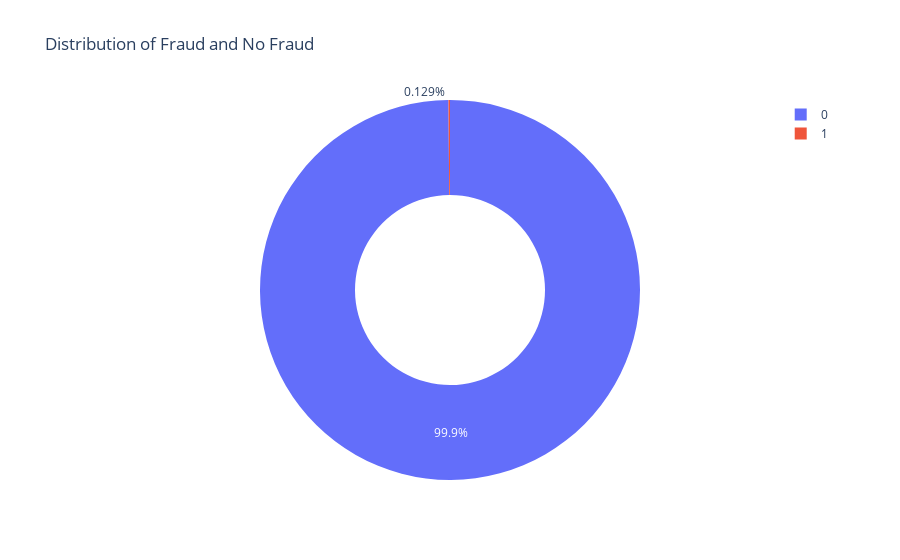

Notebook code cell kept with this figure:
### Code cell
con = data.isFraud.value_counts()
index_con = con.index
value_con = con.values
con_pie = px.pie(data, values=value_con, names=index_con, hole=0.5, title='Distribution of Fraud and No Fraud')
con_pie.show()

### Figure 1 — Plotly figure (JSON) as saved in the notebook; plotly's stock layout.template omitted (floating-point values rounded to 4 significant figures)
{"data": [{"domain": {"x": [0, 1], "y": [0, 1]}, "hole": 0.5, "hovertemplate": "label=%{label}<br>value=%{value}<extra></extra>", "labels": [0, 1], "legendgroup": "", "name": "", "showlegend": true, "values": [6354407, 8213], "type": "pie"}], "layout": {"legend": {"tracegroupgap": 0}, "title": {"text": "Distribution of Fraud and No Fraud"}}}
